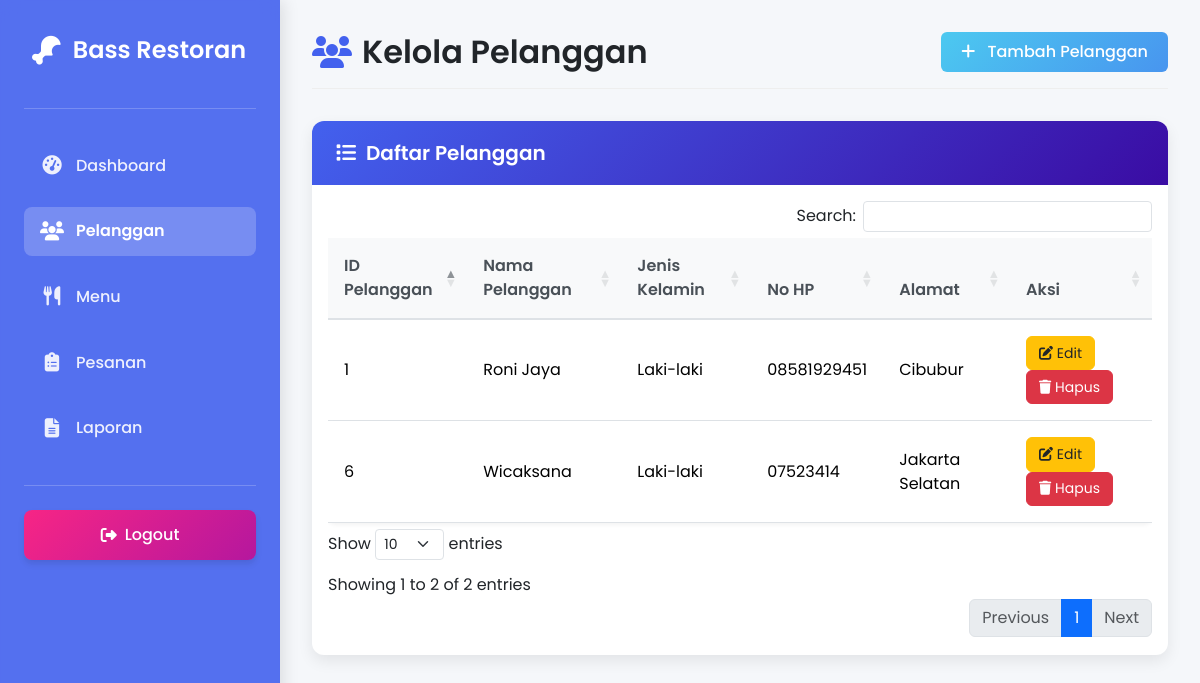
Page /waiter_pelanggan.php on the committed database.
### tables this page shows
CREATE TABLE `pelanggan` (
  `id_pelanggan` int(11) NOT NULL,
  `nama_pelanggan` varchar(100) NOT NULL,
  `jenis_kelamin` enum('Laki-laki','Perempuan') NOT NULL,
  `no_hp` varchar(15) NOT NULL,
  `alamat` text NOT NULL
);

### waiter_pelanggan.php (the view, shortened to what this page needs)
<?php
$conn = new mysqli("localhost", "root", "", "webkasir");
$sql = "SELECT * FROM pelanggan";
$result = $conn->query($sql);
?>
<!DOCTYPE html>
<html lang="id">
<head>
    <link href="https://cdn.jsdelivr.net/npm/bootstrap@5.3.2/dist/css/bootstrap.min.css" rel="stylesheet">
    <link rel="stylesheet" href="https://cdnjs.cloudflare.com/ajax/libs/font-awesome/6.4.2/css/all.min.css">
    <link rel="stylesheet" href="https://cdn.datatables.net/1.13.6/css/dataTables.bootstrap5.min.css">
</head>
<body>
    <div class="sidebar">
        <div class="logo">
            <i class="fa-solid fa-drumstick-bite"></i>
            <span>Bass Restoran</span>
        </div>
        <div class="divider"></div>
        <nav class="nav flex-column">
            <div class="nav-item">
                <a href="waiter_dashboard.php" class="nav-link">
                    <i class="fas fa-tachometer-alt"></i>
                    <span>Dashboard</span>
                </a>
            </div>
            <div class="nav-item">
                <a href="waiter_pelanggan.php" class="nav-link active">
                    <i class="fas fa-users"></i>
                    <span>Pelanggan</span>
                </a>
            </div>
            <div class="nav-item">
                <a href="waiter_menu.php" class="nav-link">
                    <i class="fas fa-utensils"></i>
                    <span>Menu</span>
                </a>
            </div>
            <div class="nav-item">
                <a href="waiter_pesanan.php" class="nav-link">
                    <i class="fas fa-clipboard-list"></i>
                    <span>Pesanan</span>
                </a>
            </div>
            <div class="nav-item">
                <a href="waiter_generatelaporan.php" class="nav-link">
                    <i class="fas fa-file-alt"></i>
                    <span>Laporan</span>
                </a>
            </div>
        </nav>
        <div class="divider"></div>
        <button class="logout-btn" onclick="window.location.href='logout.php'">
            <i class="fas fa-sign-out-alt"></i>
            <span>Logout</span>
        </button>
    </div>
    <div class="content">
        <div class="page-header">
            <h2 class="page-title"><i class="fas fa-users"></i> Kelola Pelanggan</h2>
            <a href="waiter_tambah_pelanggan.php" class="btn btn-primary btn-add">
                <i class="fas fa-plus"></i> Tambah Pelanggan
            </a>
        </div>
        <div class="card main-card">
            <div class="card-header">
                <h5><i class="fas fa-list"></i> Daftar Pelanggan</h5>
            </div>
            <div class="card-body">
                <div class="table-container">
                    <table id="pelangganTable" class="table table-hover dataTable">
                        <thead>
                            <tr>
                                <th>ID Pelanggan</th>
                                <th>Nama Pelanggan</th>
                                <th>Jenis Kelamin</th>
                                <th>No HP</th>
                                <th>Alamat</th>
                                <th>Aksi</th>
                            </tr>
                        </thead>
                        <tbody>
                            <?php
                            if ($result->num_rows > 0) {
                                while ($row = $result->fetch_assoc()) {
                                    echo "<tr>";
                                    echo "<td>" . htmlspecialchars($row["id_pelanggan"]) . "</td>";
                                    echo "<td>" . htmlspecialchars($row["nama_pelanggan"]) . "</td>";
                                    echo "<td>" . htmlspecialchars($row["jenis_kelamin"]) . "</td>";
                                    echo "<td>" . htmlspecialchars($row["no_hp"]) . "</td>";
                                    echo "<td>" . htmlspecialchars($row["alamat"]) . "</td>";
                                    echo "<td>
                                            <a href='waiter_edit_pelanggan.php?id=" . $row["id_pelanggan"] . "' class='btn btn-warning btn-action btn-edit'>
                                                <i class='fas fa-edit'></i> Edit
                                            </a>
                                            <a href='waiter_hapus_pelanggan.php?id=" . $row["id_pelanggan"] . "' class='btn btn-danger btn-action btn-delete' onclick='return confirm(\"Apakah Anda yakin ingin menghapus pelanggan ini?\")'>
                                                <i class='fas fa-trash'></i> Hapus
                                            </a>
                                          </td>";
                                    echo "</tr>";
                                }
                            } else {
                                echo "<tr><td colspan='6' class='text-center'>Tidak ada data pelanggan</td></tr>";
                            }
                            ?>
                        </tbody>
                    </table>
                </div>
            </div>
        </div>
    </div>
</body>
</html>

### waiter_pelanggan.php (style rules this page uses)
:root { --primary-color: #4361ee; --secondary-color: #3f37c9; --accent-color: #4895ef; --danger-color: #f72585; --success-color: #4cc9f0; --warning-color: #f8961e; --dark-color: #212529; --light-color: #f8f9fa; --sidebar-width: 280px; }
body { font-family: 'Poppins', sans-serif; background-color: #f5f7fa; color: var(--dark-color); overflow-x: hidden; }
.sidebar { height: 100vh; width: var(--sidebar-width); position: fixed; top: 0; left: 0; background: rgba(67, 97, 238, 0.9); backdrop-filter: blur(10px); -webkit-backdrop-filter: blur(10px); color: white; padding: 1.5rem; box-shadow: 4px 0 15px rgba(0, 0, 0, 0.1); z-index: 1000; transition: all 0.3s ease; }
.sidebar .logo { display: flex; align-items: center; font-size: 1.5rem; font-weight: 600; margin-bottom: 2rem; padding: 0.5rem; border-radius: 8px; transition: all 0.3s; }
.sidebar .logo i { margin-right: 12px; font-size: 1.8rem; color: #fff; }
.sidebar .nav-item { margin: 0.5rem 0; border-radius: 8px; transition: all 0.3s; }
.sidebar .nav-link { display: flex; align-items: center; color: rgba(255, 255, 255, 0.9); padding: 0.8rem 1rem; border-radius: 8px; text-decoration: none; font-weight: 500; transition: all 0.3s; }
.sidebar .nav-link i { width: 24px; text-align: center; font-size: 1.2rem; margin-right: 12px; transition: all 0.3s; }
.sidebar .nav-link.active { background: rgba(255, 255, 255, 0.2); color: white; font-weight: 600; }
.sidebar .nav-link.active i { color: white; }
.divider { height: 1px; background: rgba(255, 255, 255, 0.2); margin: 1.5rem 0; }
.logout-btn { width: 100%; background: linear-gradient(135deg, #f72585, #b5179e); border: none; padding: 0.8rem; border-radius: 8px; color: white; font-weight: 500; margin-top: 1rem; display: flex; align-items: center; justify-content: center; transition: all 0.3s; box-shadow: 0 4px 6px rgba(0, 0, 0, 0.1); }
.logout-btn i { margin-right: 8px; }
.content { margin-left: var(--sidebar-width); padding: 2rem; transition: all 0.3s; }
.page-header { display: flex; justify-content: space-between; align-items: center; margin-bottom: 2rem; padding-bottom: 1rem; border-bottom: 1px solid #eee; }
.page-title { font-weight: 600; color: var(--dark-color); margin: 0; display: flex; align-items: center; }
.page-title i { margin-right: 10px; color: var(--primary-color); }
.main-card { border: none; border-radius: 12px; box-shadow: 0 6px 15px rgba(0, 0, 0, 0.08); overflow: hidden; }
.card-header { background: linear-gradient(135deg, #4361ee, #3a0ca3); color: white; padding: 1.25rem 1.5rem; border-bottom: none; }
.card-header h5 { font-weight: 600; margin: 0; display: flex; align-items: center; }
.card-header h5 i { margin-right: 10px; }
.btn-add { background: linear-gradient(135deg, #4cc9f0, #4895ef); border: none; padding: 0.5rem 1.25rem; font-weight: 500; transition: all 0.3s; }
.btn-add i { margin-right: 8px; }
.table-container { overflow-x: auto; }
.dataTable { width: 100% !important; border-collapse: separate; border-spacing: 0 8px; }
.dataTable thead th { background-color: #f8f9fa; color: #495057; font-weight: 600; border-bottom: 2px solid #dee2e6; padding: 1rem; }
.dataTable tbody tr { background-color: white; transition: all 0.2s; border-radius: 8px; box-shadow: 0 2px 4px rgba(0, 0, 0, 0.05); }
.dataTable tbody td { padding: 1rem; vertical-align: middle; border-top: none; }
.dataTable tbody tr:first-child td { border-top: none; }
.btn-action { padding: 0.35rem 0.75rem; font-size: 0.875rem; border-radius: 6px; transition: all 0.2s; }
.btn-edit { background-color: #ffc107; border-color: #ffc107; color: #212529; }
.btn-delete { background-color: #dc3545; border-color: #dc3545; }

### rows in the picture
pelanggan: id_pelanggan "1", nama_pelanggan "Roni Jaya", jenis_kelamin "Laki-laki", no_hp "08581929451", alamat "Cibubur"
pelanggan: id_pelanggan "6", nama_pelanggan "Wicaksana", jenis_kelamin "Laki-laki", no_hp "07523414", alamat "Jakarta Selatan"
